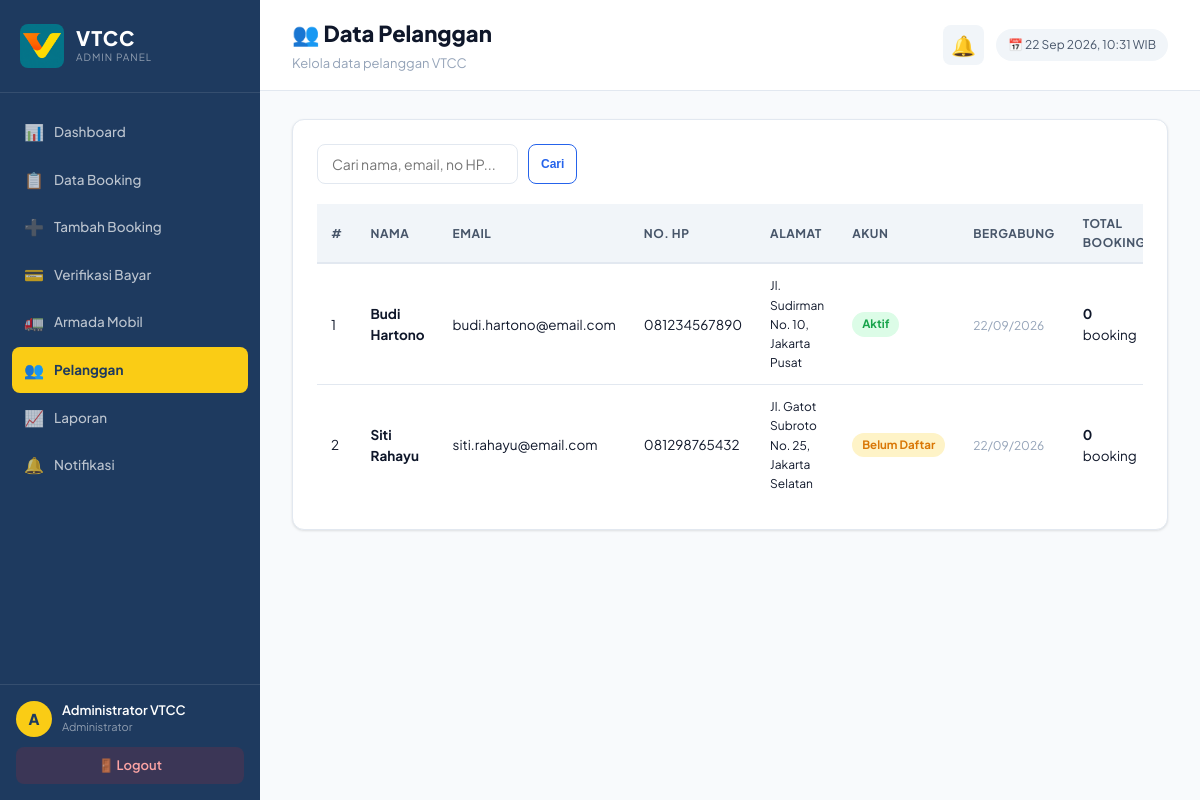
The app's page /pelanggan.php (signed in) with its own data.
### tables this page shows
CREATE TABLE pelanggan (
    id_pelanggan   INT AUTO_INCREMENT PRIMARY KEY,
    nama_pelanggan VARCHAR(100) NOT NULL,
    no_hp          VARCHAR(20)  NOT NULL,
    email          VARCHAR(100) NOT NULL UNIQUE,
    password       VARCHAR(255) NULL,
    no_ktp         VARCHAR(20)  NULL,
    alamat         VARCHAR(255),
    created_at     TIMESTAMP DEFAULT CURRENT_TIMESTAMP
);

### includes/functions.php (called while the page is built, shortened)
<?php
function clean($str) {
    return htmlspecialchars(trim((string)$str), ENT_QUOTES, 'UTF-8');
}

### pelanggan.php (the view, shortened to what this page needs)
<?php
require_once 'config/db.php';
require_once 'includes/functions.php';
$search = clean($_GET['q'] ?? '');
$where  = '1=1'; $types = ''; $params = [];
$stmt = $koneksi->prepare("SELECT * FROM pelanggan WHERE {$where} ORDER BY nama_pelanggan");
$stmt->execute();
$result = $stmt->get_result();
require_once 'includes/header.php';
?>
<div class="card">
  <div class="action-bar">
    <form method="get" style="display:flex;gap:10px;">
      <input type="text" class="search-input" name="q" placeholder="Cari nama, email, no HP..." value="<?= $search ?>">
      <button type="submit" class="btn btn-outline btn-sm">Cari</button>
    </form>
  </div>
  <div class="table-wrap">
    <table>
      <thead><tr>
        <th>#</th><th>Nama</th><th>Email</th><th>No. HP</th><th>Alamat</th>
        <th>Akun</th><th>Bergabung</th><th>Total Booking</th>
      </tr></thead>
      <tbody>
      <?php $no=1; while ($p = $result->fetch_assoc()):
        $stmt2 = $koneksi->prepare("SELECT COUNT(*) c FROM booking WHERE id_pelanggan=?");
        $stmt2->bind_param('i', $p['id_pelanggan']); $stmt2->execute();
        $total_bkg = $stmt2->get_result()->fetch_assoc()['c'];
      ?>
        <tr>
          <td><?= $no++ ?></td>
          <td><strong><?= clean($p['nama_pelanggan']) ?></strong></td>
          <td><?= clean($p['email']) ?></td>
          <td><?= clean($p['no_hp']) ?></td>
          <td style="max-width:160px;font-size:12px;"><?= clean($p['alamat'] ?: '-') ?></td>
          <td><?= $p['password'] ? '<span class="badge badge-success">Aktif</span>' : '<span class="badge badge-warning">Belum Daftar</span>' ?></td>
          <td><small class="text-muted"><?= date('d/m/Y', strtotime($p['created_at'])) ?></small></td>
          <td><strong><?= $total_bkg ?></strong> booking</td>
        </tr>
      <?php endwhile; ?>
      </tbody>
    </table>
  </div>
</div>
<?php require_once 'includes/footer.php'; ?>

### css/style.css (style rules this page uses)
:root { --white: #FFFFFF; --off-white: #F8FAFC; --light-gray: #F1F5F9; --gray: #E2E8F0; --text-dark: #0F172A; --text-mid: #475569; --text-light: #94A3B8; --blue-900: #1E3A5F; --blue-700: #1D4ED8; --blue-600: #2563EB; --blue-500: #3B82F6; --blue-100: #DBEAFE; --blue-50: #EFF6FF; --yellow-500: #EAB308; --yellow-400: #FACC15; --yellow-300: #FDE047; --yellow-100: #FEF9C3; --yellow-50: #FEFCE8; --success: #16A34A; --success-bg: #DCFCE7; --warning: #D97706; --warning-bg: #FEF3C7; --danger: #DC2626; --danger-bg: #FEE2E2; --info: #0891B2; --info-bg: #CFFAFE; --radius-sm: 8px; --radius-md: 12px; --radius-lg: 16px; --radius-xl: 24px; --shadow-sm: 0 1px 3px rgba(0,0,0,0.08), 0 1px 2px rgba(0,0,0,0.04); --shadow-md: 0 4px 16px rgba(0,0,0,0.08), 0 2px 6px rgba(0,0,0,0.04); --shadow-lg: 0 10px 40px rgba(0,0,0,0.1), 0 4px 12px rgba(0,0,0,0.06); --shadow-blue: 0 4px 20px rgba(37,99,235,0.2); --font: 'Plus Jakarta Sans', 'Segoe UI', sans-serif; --sidebar-w: 260px; }
*, *::before, *::after { box-sizing: border-box; margin: 0; padding: 0; }
body { font-family: var(--font); background: var(--off-white); color: var(--text-dark); font-size: 14px; line-height: 1.6; -webkit-font-smoothing: antialiased; }
.card { background: var(--white); border-radius: var(--radius-md); box-shadow: var(--shadow-sm); border: 1px solid var(--gray); padding: 24px; margin-bottom: 20px; }
.table-wrap { overflow-x: auto; }
table { width: 100%; border-collapse: collapse; font-size: 13.5px; }
table th { background: var(--light-gray); padding: 10px 14px; text-align: left; font-weight: 700; font-size: 12px; color: var(--text-mid); text-transform: uppercase; letter-spacing: 0.5px; border-bottom: 2px solid var(--gray); }
table td { padding: 12px 14px; border-bottom: 1px solid var(--gray); color: var(--text-dark); vertical-align: middle; }
table tbody tr:last-child td { border-bottom: none; }
.badge { display: inline-block; padding: 3px 10px; border-radius: 20px; font-size: 11.5px; font-weight: 700; white-space: nowrap; }
.badge-success { background: var(--success-bg); color: var(--success); }
.badge-warning { background: var(--warning-bg); color: var(--warning); }
.btn { display: inline-flex; align-items: center; gap: 6px; padding: 9px 18px; border-radius: var(--radius-sm); font-size: 13.5px; font-weight: 600; cursor: pointer; border: none; transition: all 0.15s; text-decoration: none; line-height: 1; }
.btn-outline { background: transparent; color: var(--blue-600); border: 1.5px solid var(--blue-600); }
.btn-sm { padding: 5px 12px; font-size: 12px; }
input[type="text"], input[type="email"], input[type="password"], input[type="date"], input[type="time"], input[type="number"], input[type="tel"], select, textarea { width: 100%; padding: 10px 14px; border: 1.5px solid var(--gray); border-radius: var(--radius-sm); font-family: var(--font); font-size: 14px; color: var(--text-dark); background: var(--white); transition: border-color 0.15s, box-shadow 0.15s; outline: none; }
.action-bar { display: flex; justify-content: space-between; align-items: center; margin-bottom: 20px; gap: 12px; flex-wrap: wrap; }
.search-input { padding: 9px 14px 9px 36px; border: 1.5px solid var(--gray); border-radius: var(--radius-sm); font-family: var(--font); font-size: 13.5px; width: 260px; outline: none; transition: border-color 0.15s; }
.text-muted { color: var(--text-light); font-size: 12px; }

### records on screen
pelanggan: nama_pelanggan "Budi Hartono", email "budi.hartono@email.com", no_hp "081234567890", alamat "Jl. Sudirman No. 10, Jakarta Pusat", shows "Aktif", created_at "22/09/2026", total_bkg "0"
pelanggan: nama_pelanggan "Siti Rahayu", email "siti.rahayu@email.com", no_hp "081298765432", alamat "Jl. Gatot Subroto No. 25, Jakarta Selatan", shows "Belum Daftar", created_at "22/09/2026", total_bkg "0"

### other values on screen
substr($_SESSION['nama_lengkap']??'A',0,1) "A"
$_SESSION['nama_lengkap'] "Administrator VTCC"
$page_heading "👥 Data Pelanggan"
$page_subtitle "Kelola data pelanggan VTCC"
